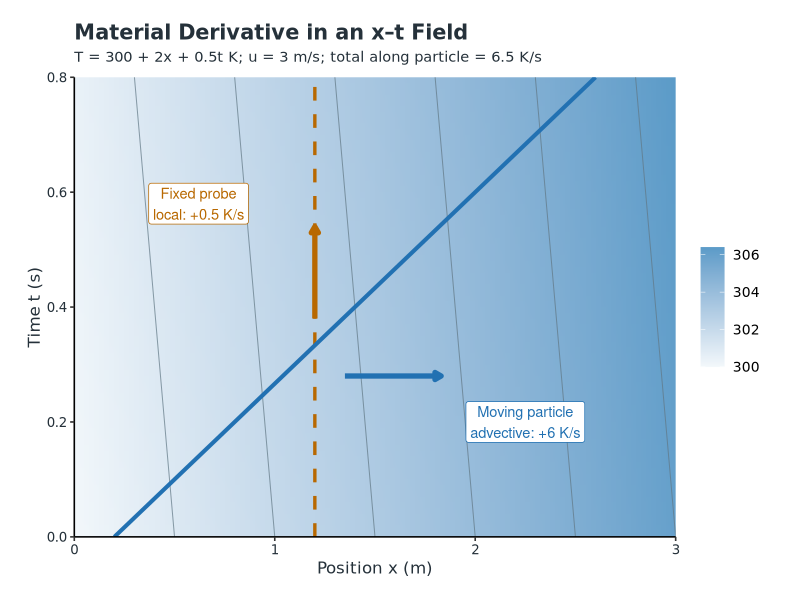

Reproduce this figure in R.
#!/usr/bin/env Rscript
# Reproducible quantitative illustrations. Run from primer_fluid_mechanics/.
# Uses only base R, ggplot2, and grid in the pinned Rocker figure image.

library(ggplot2)

dir.create("figures", showWarnings = FALSE)
dpi <- 150
blue <- "#2271B2"
orange <- "#B86800"
green <- "#00845F"
red <- "#C34B18"
ink <- "#25313A"

figure_theme <- function() {
  theme_classic(base_family = "DejaVu Sans", base_size = 12) +
    theme(plot.title = element_text(size = 15, face = "bold", colour = ink),
          plot.subtitle = element_text(size = 10.5, colour = ink,
                                       margin = margin(b = 9)),
          axis.title = element_text(colour = ink),
          axis.text = element_text(colour = ink),
          legend.position = "bottom", legend.title = element_blank(),
          legend.text = element_text(size = 10),
          plot.margin = margin(17, 23, 17, 20))
}

save_figure <- function(name, plot, width, height) {
  ggsave(file.path("figures", name), plot, width = width, height = height,
         units = "in", dpi = dpi, bg = "white")
}

stack_panels <- function(plots, heights, width, height) {
  stopifnot(length(plots) == length(heights))
  # Build text metrics on the same PNG device family used for the final plot.
  metrics_file <- tempfile(fileext = ".png")
  grDevices::png(metrics_file, width = width, height = height,
                 units = "in", res = dpi)
  grobs <- lapply(plots, ggplotGrob)
  invisible(grDevices::dev.off())
  unlink(metrics_file)
  heights <- heights / sum(heights)
  starts <- 1 - cumsum(heights)
  grid::grobTree(children = do.call(grid::gList, lapply(seq_along(plots), function(i) {
    grid::grobTree(grobs[[i]],
                   vp = grid::viewport(y = starts[i] + heights[i] / 2,
                                       height = heights[i], width = 1))
  })))
}

# 1. The field and paths use the primer's T(x,t) = 300 + 2x + 0.5t K,
# x in metres, t in seconds, and particle velocity u = 3 m/s.
# D T / D t = 0.5 + 3(2) = 6.5 K/s.
field <- expand.grid(x = seq(0, 3, length.out = 121),
                     t = seq(0, 0.8, length.out = 81))
field$temperature <- 300 + 2 * field$x + 0.5 * field$t
paths <- data.frame(t = seq(0, 0.8, length.out = 161))
paths$x <- 0.2 + 3 * paths$t
arrowhead <- grid::arrow(length = grid::unit(0.18, "cm"), type = "closed")
material_plot <- ggplot(field, aes(x, t)) +
  geom_raster(aes(fill = temperature), interpolate = TRUE) +
  geom_contour(aes(z = temperature), breaks = seq(301, 306, 1),
               colour = "#617784", linewidth = 0.35, alpha = 0.7) +
  geom_vline(xintercept = 1.2, colour = orange, linewidth = 1.15,
             linetype = "dashed") +
  geom_path(data = paths, aes(x, t), inherit.aes = FALSE,
            colour = blue, linewidth = 1.4) +
  annotate("segment", x = 1.2, xend = 1.2, y = 0.38, yend = 0.54,
           colour = orange, linewidth = 1.8, arrow = arrowhead) +
  annotate("segment", x = 1.35, xend = 1.83, y = 0.28, yend = 0.28,
           colour = blue, linewidth = 1.8, arrow = arrowhead) +
  annotate("label", x = 0.62, y = 0.58,
           label = "Fixed probe\nlocal: +0.5 K/s", colour = orange,
           fill = "white", linewidth = 0, size = 3.7) +
  annotate("label", x = 2.25, y = 0.20,
           label = "Moving particle\nadvective: +6 K/s", colour = blue,
           fill = "white", linewidth = 0, size = 3.7) +
  scale_fill_gradient(low = "#F3F8FB", high = "#5B9BC8", name = "T (K)") +
  scale_x_continuous(breaks = 0:3, expand = c(0, 0)) +
  scale_y_continuous(breaks = seq(0, 0.8, 0.2), expand = c(0, 0)) +
  coord_cartesian(xlim = c(0, 3), ylim = c(0, 0.8), expand = FALSE) +
  labs(title = "Material Derivative in an x–t Field",
       subtitle = "T = 300 + 2x + 0.5t K; u = 3 m/s; total along particle = 6.5 K/s",
       x = "Position x (m)", y = "Time t (s)") +
  figure_theme() + theme(legend.position = "right")
save_figure("material_derivative_field.png", material_plot, 10.2, 6.1)

# 2. Quasi-one-dimensional ideal-gas area/Mach branches. The prescribed
# internal shock is one illustrative back-pressure-compatible solution.
gamma <- 1.4
area_mach <- function(m) {
  (1 / m) * ((2 / (gamma + 1)) *
    (1 + (gamma - 1) * m^2 / 2))^((gamma + 1) / (2 * (gamma - 1)))
}
mach_from_area <- function(ratio, branch) {
  if (abs(ratio - 1) < 1e-12) return(1)
  interval <- if (branch == "sub") c(1e-5, 1) else c(1, 10)
  uniroot(function(m) area_mach(m) - ratio, interval, tol = 1e-11)$root
}
static_ratio <- function(m) (1 + (gamma - 1) * m^2 / 2)^(-gamma / (gamma - 1))
x <- seq(0, 1, length.out = 401)
area <- function(x) 1 + 2 * (x - 0.5)^2
area_values <- area(x)
sub_throat_mach <- 0.65
sub_astar <- 1 / area_mach(sub_throat_mach)
sub_mach <- vapply(area_values / sub_astar, mach_from_area, numeric(1), branch = "sub")
choked_mach <- vapply(seq_along(x), function(i) {
  mach_from_area(area_values[i], if (x[i] <= 0.5) "sub" else "sup")
}, numeric(1))
shock_x <- 0.78
shock_i <- which.min(abs(x - shock_x))
m1 <- choked_mach[shock_i]
m2 <- sqrt((1 + (gamma - 1) * m1^2 / 2) /
           (gamma * m1^2 - (gamma - 1) / 2))
p1 <- static_ratio(m1)
p2 <- p1 * (1 + 2 * gamma / (gamma + 1) * (m1^2 - 1))
down_astar <- area(shock_x) / area_mach(m2)
down_x <- x[shock_i:length(x)]
down_mach <- vapply(area(down_x) / down_astar, mach_from_area,
                    numeric(1), branch = "sub")
down_p0 <- p2 / static_ratio(m2)
case_levels <- c("Unchoked subsonic", "Choked, isentropic",
                 "Choked, example shock")
make_lines <- function(sub, choked, down) {
  data.frame(x = c(x, x, x[seq_len(shock_i)], down_x),
             value = c(sub, choked, choked[seq_len(shock_i)], down),
             case = factor(rep(case_levels, c(length(x), length(x),
                                              shock_i + length(down_x))),
                           levels = case_levels))
}
mach_lines <- make_lines(sub_mach, choked_mach, down_mach)
pressure_lines <- make_lines(static_ratio(sub_mach), static_ratio(choked_mach),
                             down_p0 * static_ratio(down_mach))
back_pressure <- tail(pressure_lines$value, 1)
case_colours <- setNames(c(blue, orange, green), case_levels)
case_types <- setNames(c("dashed", "solid", "dotdash"), case_levels)
nozzle_theme <- figure_theme() +
  theme(plot.title = element_text(size = 12, face = "bold", colour = ink,
                                  margin = margin(b = 7)),
        legend.position = "none", plot.margin = margin(8, 23, 8, 20))
markers <- function() {
  list(geom_vline(xintercept = 0.5, colour = "grey45", linetype = "dotted"),
       geom_vline(xintercept = shock_x, colour = red, linetype = "dashed",
                  linewidth = 0.55))
}
area_plot <- ggplot(data.frame(x, value = area_values), aes(x, value)) +
  markers() + geom_line(colour = ink, linewidth = 1.1) +
  annotate("text", x = 0.5, y = 1.18, label = "throat", colour = ink,
           size = 3.4, hjust = -0.07) +
  annotate("text", x = shock_x, y = 1.43, label = "example shock position",
           colour = red, size = 3.2, hjust = 1.03) +
  scale_x_continuous(limits = c(0, 1), breaks = seq(0, 1, 0.2)) +
  coord_cartesian(ylim = c(0.95, 1.58)) +
  labs(title = "Area ratio", x = NULL, y = "A / A_t") + nozzle_theme
branch_plot <- ggplot(mach_lines, aes(x, value, colour = case, linetype = case,
                                     group = case)) +
  markers() + geom_path(linewidth = 1.05) +
  geom_hline(yintercept = 1, colour = "grey65", linetype = "dotted") +
  scale_colour_manual(values = case_colours) +
  scale_linetype_manual(values = case_types) +
  scale_x_continuous(limits = c(0, 1), breaks = seq(0, 1, 0.2)) +
  coord_cartesian(ylim = c(0, 2.1)) +
  labs(title = "Mach branches", x = NULL, y = "Mach number") + nozzle_theme
pressure_plot <- ggplot(pressure_lines, aes(x, value, colour = case,
                                            linetype = case, group = case)) +
  markers() + geom_path(linewidth = 1.05) +
  annotate("point", x = 1, y = back_pressure, colour = green, size = 3) +
  annotate("label", x = 0.94, y = back_pressure + 0.095,
           label = sprintf("example back pressure = %.3f p0", back_pressure),
           colour = green, fill = "white", linewidth = 0,
           size = 3.2, hjust = 1) +
  scale_colour_manual(values = case_colours) +
  scale_linetype_manual(values = case_types) +
  scale_x_continuous(limits = c(0, 1), breaks = seq(0, 1, 0.2)) +
  coord_cartesian(ylim = c(0, 1.02)) +
  labs(title = "Static pressure", x = "Axial position x / L", y = "p / p0") +
  nozzle_theme + theme(legend.position = "bottom",
                       legend.key.width = grid::unit(1.4, "cm"))
nozzle_panels <- stack_panels(list(area_plot, branch_plot, pressure_plot),
                              c(1, 1, 1.3), 11.6, 10.4)
save_figure("nozzle_branches.png", nozzle_panels, 11.6, 10.4)

# 3. Fixed offsets and assumed intervals are synthetic teaching data.
station <- seq(0.1, 0.9, 0.1)
model <- function(x) 1 - 0.30 * x
offset <- c(0.005, -0.008, 0.010, -0.004, 0.006,
            -0.009, 0.004, 0.008, -0.005)
observed <- model(station) + offset
interval <- 0.012
data <- data.frame(station, observed, residual = offset,
                   lower = observed - interval, upper = observed + interval)
prediction <- data.frame(station = seq(0, 1, length.out = 201))
prediction$value <- model(prediction$station)
measurement_theme <- figure_theme() +
  theme(plot.title = element_text(size = 12, face = "bold", colour = ink,
                                  margin = margin(b = 6)),
        legend.position = "none", plot.margin = margin(8, 23, 8, 20))
comparison_plot <- ggplot() +
  geom_line(data = prediction, aes(station, value), colour = blue,
            linewidth = 1.15) +
  geom_errorbar(data = data, aes(station, ymin = lower, ymax = upper),
                width = 0.012, colour = orange, linewidth = 0.65) +
  geom_point(data = data, aes(station, observed), colour = orange, size = 2.5) +
  annotate("label", x = 0.04, y = 1.005, hjust = 0,
           label = "Blue: model prediction   Orange: synthetic observations",
           fill = "white", linewidth = 0, size = 3.25, colour = ink) +
  scale_x_continuous(limits = c(0, 1), breaks = seq(0, 1, 0.2)) +
  coord_cartesian(ylim = c(0.69, 1.04)) +
  labs(title = "Pressure profile",
       subtitle = "Illustrative synthetic channel data — not validation data",
       x = NULL, y = "Pressure p / p_in") +
  measurement_theme
residual_plot <- ggplot(data, aes(station, residual)) +
  geom_hline(yintercept = 0, colour = "grey45", linetype = "dotted") +
  geom_errorbar(aes(ymin = residual - interval,
                    ymax = residual + interval),
                width = 0.012, colour = orange, linewidth = 0.65) +
  geom_point(colour = orange, size = 2.5) +
  scale_x_continuous(limits = c(0, 1), breaks = seq(0, 1, 0.2)) +
  coord_cartesian(ylim = c(-0.027, 0.027)) +
  labs(title = "Residual = synthetic observation − model",
       subtitle = "Vertical bars show assumed ±0.012 intervals in both panels",
       x = "Channel position x / L", y = "Residual in p / p_in") +
  measurement_theme
measurement_panels <- stack_panels(list(comparison_plot, residual_plot),
                                   c(1, 1), 10.5, 7.2)
save_figure("measurement_comparison.png", measurement_panels, 10.5, 7.2)

cat(sprintf("Wrote three figures; example shock exit p_b/p0 = %.4f\n",
            back_pressure))
